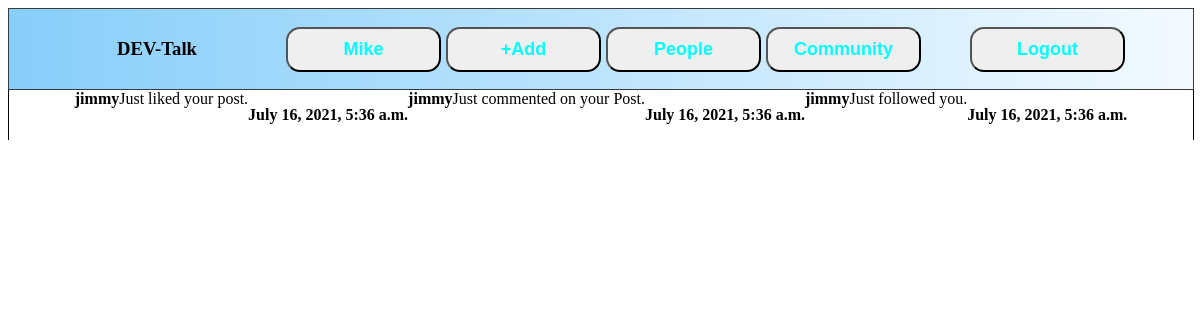
The app's page /notification/ (signed in) with its own data.
### custom_users/models.py (models this page shows, shortened)
class Uzer(AbstractUser):
    avatar = models.ImageField(upload_to='profile_pics/', default='')
    following = models.ManyToManyField('self', symmetrical=False, related_name='follow_person')
    followers = models.ManyToManyField('self', symmetrical=False, related_name='follower')
    bio = models.TextField(max_length=500, blank=True, null=True)
    location = models.CharField(blank=True, max_length=150, null=True)
    github = models.URLField(blank=True, null=True)
    linkedin = models.URLField(blank=True, null=True)
    portfolio = models.URLField(blank=True, null=True)
    def __str__(self):
        return self.username

### notifs/models.py (models this page shows)
class Notifs(models.Model):
    notification = models.IntegerField(null=True, blank=True)
    reciever = models.ForeignKey(
        Uzer, related_name='notif_to', on_delete=models.CASCADE, null=True)
    sender = models.ForeignKey(
        Uzer, related_name='notif_from', on_delete=models.CASCADE, null=True)
    comment = models.ForeignKey(
        Comment, on_delete=models.CASCADE, related_name='comment', blank=True, null=True)
    message = models.CharField(max_length=150, default="")
    date = models.DateTimeField(default=timezone.now)
    user_has_seen = models.BooleanField(default=False)

### notifs/views.py (the view)
# urls.py: path('notification/', notifs_view, name='notifications')
@login_required
def notifs_view(request):
    notif = Notifs.objects.filter(
        reciever=request.user).filter(user_has_seen=False)
    notif_list = list(Notifs.objects.filter(
        reciever=request.user).filter(user_has_seen=False))
    Notifs.user_has_seen.update = True
    return render(request, 'notifs.html', {'notifs': notif})

### templates/notifs.html (shortened to what this page needs)
<!DOCTYPE html>
<html lang="en">
<head>
  <link rel="stylesheet" href="/static/index.css/">
</head>
<body>
  {%if request.user.is_authenticated%}
  <div class="Header">
    <div class="Header__Left">
      <h3>DEV-Talk</h3>
    </div>
    <div class="Header__Center">
      <a href="/profile/{{request.user.id}}/">
        <button><strong>{{request.user.username}}</strong></stron></button>
      </a>
      <a href="/uploads/"><button><strong>+Add</strong></button></a>
      <a href="/users/">
        <button><strong>People</strong></button>
      </a>
      <a href="/community/">
        <button><strong>Community</strong></button>
      </a>
    </div>
    <div class="Header__Right">
      <a href="/logout/"><button>Logout</button></a>
    </div>
  </div>
  <div class="container">
    {% for n in notifs %}
    <strong>{{n.sender}}</strong> {{n.message}}
    <p><strong>{{n.date}}</strong></p>
    {% endfor %}
    {%endif%}
</body>
</html>

### static/index.css (style rules this page uses)
body { height: 100vh; background-image: url(http://www.bradysammons.com/codepen/darkui/noise.png); }
.Header { width:100%; height: 10vh; background-image: linear-gradient(to right, #87cefa, #f3faff); border: 1px solid rgb(57, 60, 61); display: flex; flex-direction: row; justify-content: space-evenly; }
.Header__Left { width: 25%; display: flex; justify-content: center; align-items: center; }
.Header__Center { width: 50%; display: flex; justify-content: center; align-items: center; }
.Header__Right { width: 25%; display: flex; justify-content: center; align-items: center; }
button { width: 155px; height: 45px; border-radius: 14px; color: aqua; background-image: url(http://www.bradysammons.com/codepen/darkui/noise.png); font-size: large; font-weight: bold; text-align: center; margin-left: 5px; }
.container { width: 100%; height: fit-content; border-left: 1px solid black; border-right: 1px solid black; display: flex; justify-content: center; }
a { text-decoration: none; color: aqua; }
a, input[type='radio'] + label { text-align: center; display: inline-block; text-decoration: none; cursor: pointer; font-family: 'Trebuchet MS', Helvetica, sans-serif; }

### records on screen
Uzer: user.username "Mike"
Notifs: sender "jimmy", message "Just liked your post.", date "July 16, 2021, 5:36 a.m."
Notifs: sender "jimmy", message "Just commented on your Post.", date "July 16, 2021, 5:36 a.m."
Notifs: sender "jimmy", message "Just followed you.", date "July 16, 2021, 5:36 a.m."
